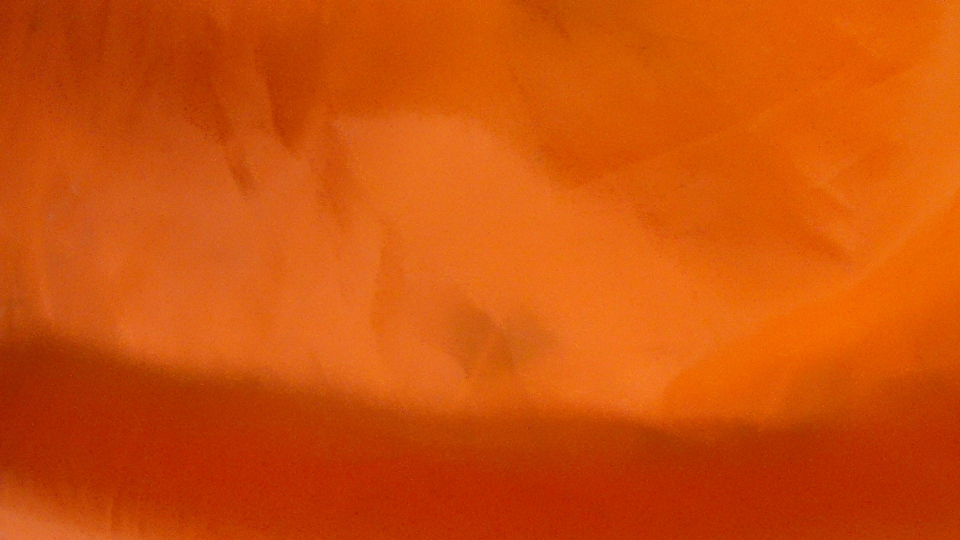
#> input picture WIN_20210603_16_43_20_Pro.jpg, 1920 x 1080 px, given in place of the camera (shown at 1/2 size)
$ python run.py
#> lines starting #> are read from the running program, lines starting #| are printed output that depends on the picture; after the words box and inside, x2 and y2 are one past the last pixel; in counts of white or black regions, pixels touching at a corner belong together
# import the necessary packages
from imutils.video import VideoStream
import argparse
import cv2
import imutils
# construct the argument parse and parse the arguments
ap = argparse.ArgumentParser()
ap.add_argument("-v", "--video", help="path to the video file")
args = vars(ap.parse_args())
# load the video
if not args.get("video", False):
	camera = VideoStream(src=0).start()
# otherwise, grab a reference to the video file
else:
	camera = cv2.VideoCapture(args["video"])
# allow the camera or video file to warm up
# keep looping
frameWidth = 640
frameHeight = 480
cap = cv2.VideoCapture(1)
cap.set(3, frameWidth)
cap.set(4, frameHeight)

myColors = [0,86,170,80,255,255]

def findColor(img,myColors):
    imgHSV = cv2.cvtColor(img, cv2.COLOR_BGR2HSV)
    lower = np.array(myColors[0:3])
    upper = np.array(myColors[3:6])
    mask = cv2.inRange(imgHSV,lower,upper)
    getContours(mask)
    #cv2.imshow("img",mask)

def getContours(img):
    contours,hierarchy = cv2.findContours(img,cv2.RETR_EXTERNAL,cv2.CHAIN_APPROX_NONE)
    x,y,w,h = 0,0,0,0
    for cnt in contours:
        area = cv2.contourArea(cnt)
        if area>500:
            cv2.drawContours(imgResult, cnt, -1, (255, 0, 0), 3)
            peri = cv2.arcLength(cnt,True)
            approx = cv2.approxPolyDP(cnt,0.02*peri,True)
            x, y, w, h = cv2.boundingRect(approx)

while True:
	# grab the current frame and initialize the status text
	frame = camera.read()
#> frame is the input picture: shape (1080, 1920, 3); mean B, G, R 9.5, 80.8, 207
	status = "No Targets"
	# check to see if we have reached the end of the
	# video
	# convert the frame to grayscale, blur it, and detect edges
	gray = cv2.cvtColor(frame, cv2.COLOR_BGR2HSV)
#> gray: shape (1080, 1920, 3); mean H, S, V 10.7, 244, 207
	mask = cv2.inRange(gray,(0,86,170), (80,255,255))
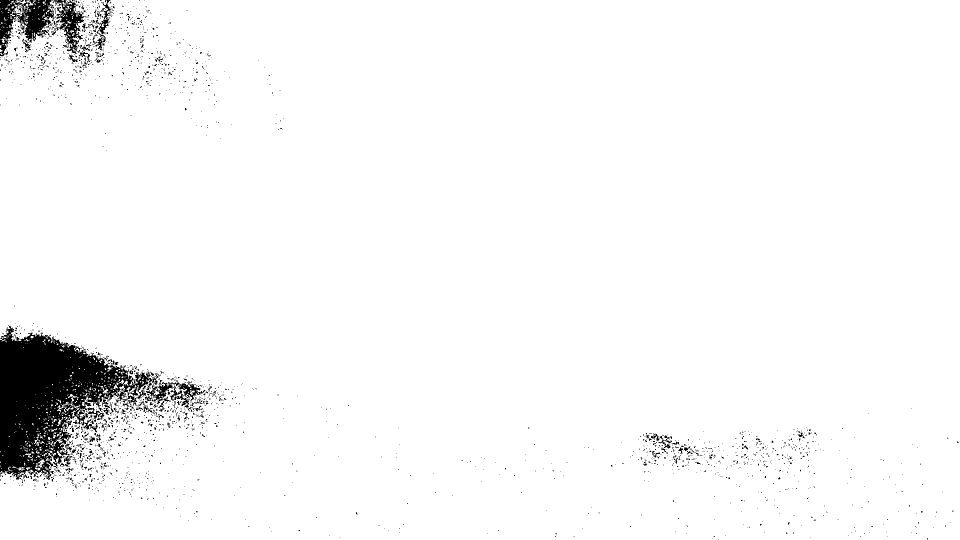
#> mask: shape (1080, 1920) (shown at 1/2 size); 96.7% white; 2187 black regions (2083 under 20 px)

	# find contours in the edge map
	cnts = cv2.findContours(mask.copy(), cv2.RETR_EXTERNAL,
		cv2.CHAIN_APPROX_SIMPLE)
#> cnts = 579 contours, 559 with area under 20; largest, box (x1, y1, x2, y2) and area: (0, 0, 1920, 1080) 2010553, (20, 8, 51, 33) 216, (136, 788, 161, 834) 122, (76, 919, 90, 935) 80, (97, 867, 126, 894) 78
	cnts = imutils.grab_contours(cnts)
    # loop over the contours
	for c in cnts:
		# approximate the contour
		peri = cv2.arcLength(c, True)
		approx = cv2.approxPolyDP(c, 0.01 * peri, True)
		# ensure that the approximated contour is "roughly" rectangular
		if len(approx) >= 4 and len(approx) <= 6:
			# compute the bounding box of the approximated contour and
			# use the bounding box to compute the aspect ratio
			(x, y, w, h) = cv2.boundingRect(approx)
			aspectRatio = w / float(h)
			# compute the solidity of the original contour
			area = cv2.contourArea(c)
			hullArea = cv2.contourArea(cv2.convexHull(c))
			solidity = area / float(hullArea)
			# compute whether or not the width and height, solidity, and
			# aspect ratio of the contour falls within appropriate bounds
			keepDims = w > 25 and h > 25
			keepSolidity = solidity > 0.9
			keepAspectRatio = aspectRatio >= 0.8 and aspectRatio <= 1.2
			# ensure that the contour passes all our tests
			if keepDims and keepSolidity and keepAspectRatio:
				# draw an outline around the target and update the status
				# text
				cv2.drawContours(frame, [approx], -1, (0, 0, 255), 4)
				status = "Target(s) Acquired"
				# compute the center of the contour region and draw the
				# crosshairs
				M = cv2.moments(approx)
				(cX, cY) = (int(M["m10"] // M["m00"]), int(M["m01"] // M["m00"]))
				(startX, endX) = (int(cX - (w * 0.15)), int(cX + (w * 0.15)))
				(startY, endY) = (int(cY - (h * 0.15)), int(cY + (h * 0.15)))
				cv2.line(frame, (startX, cY), (endX, cY), (0, 0, 255), 3)
				cv2.line(frame, (cX, startY), (cX, endY), (0, 0, 255), 3)
#> this loop made 579 passes
#> (peri, x, y, w, h, aspectRatio) on pass 169: (4, 99, 833, 2, 2, 1)
#> (peri, approx) on passes 2, 3, 6, 7, 8, 9: (2, [[36, 945], [37, 945]]), (2.83, [[40, 943], [39, 944]]), (4.83, [[23, 940], [23, 942], [24, 941]]), (0, [[8, 940]]), (0, [[28, 939]]), (2, [[3, 936], [3, 937]])
                # draw the status text on the frame
	cv2.putText(frame, status, (20, 30), cv2.FONT_HERSHEY_SIMPLEX, 0.5,
		(0, 0, 255), 2)
#> frame: shape (1080, 1920, 3); 0.03% of pixels changed, all inside (x1, y1, x2, y2) = (21, 19, 106, 36)
	# show the frame and record if a key is pressed
	cv2.imshow("Frame", frame)
	key = cv2.waitKey(1) & 0xFF
#> (key q is pressed here)
	# if the 'q' key is pressed, stop the loop
	if key == ord("q"):
		break
while True:

    success, img = cap.read()
    imgResult = img.copy()
#> (the run stopped early here; a loop or call above may not have finished)

$ run again, on WIN_20210603_16_43_28_Pro.jpg
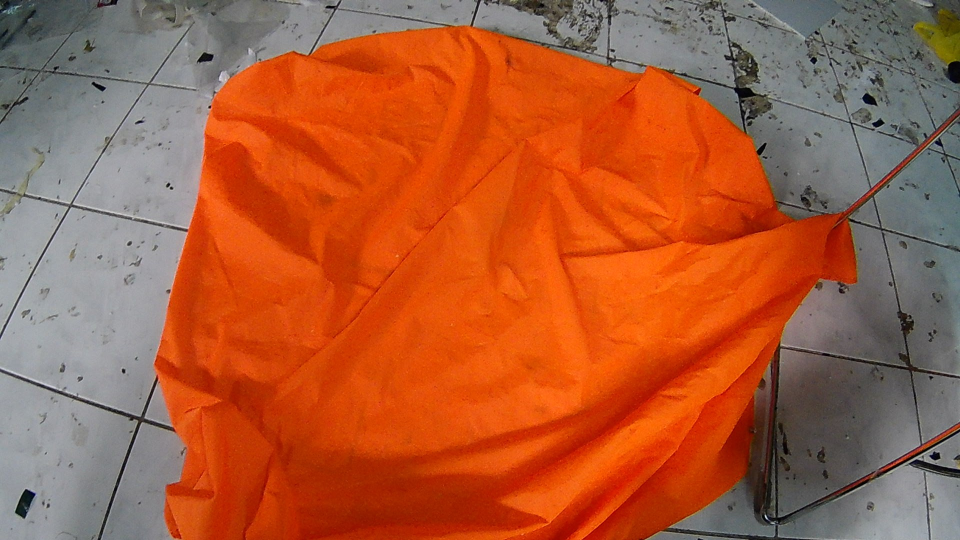
#> input picture WIN_20210603_16_43_28_Pro.jpg, 1920 x 1080 px, given in place of the camera (shown at 1/2 size)
#> frame is the input picture: shape (1080, 1920, 3); mean B, G, R 57.3, 91.5, 170.9
#> gray: shape (1080, 1920, 3); mean H, S, V 42.5, 146.3, 173.2
#> `mask = cv2.inRange(gray,(0,86,170), (80,255,255))`:
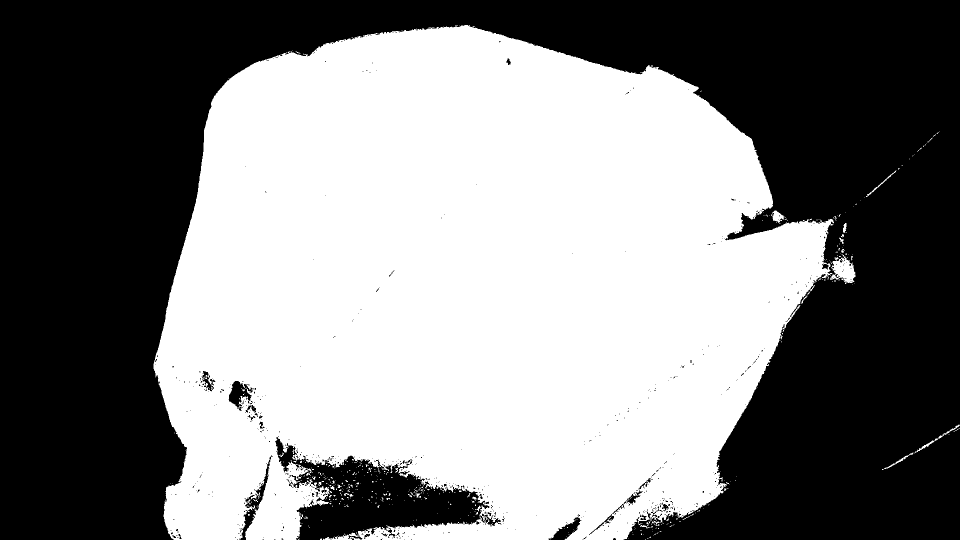
#> mask: shape (1080, 1920) (shown at 1/2 size); 51.3% white; 626 black regions (588 under 20 px)
#> cnts = 457 contours, 442 with area under 20; largest, box (x1, y1, x2, y2) and area: (307, 50, 1668, 1080) 1059577, (1660, 509, 1711, 566) 1630, (1542, 421, 1569, 446) 334, (1829, 849, 1920, 906) 218, (1768, 905, 1827, 938) 122
#> the loop `for c in cnts:` made 457 passes
#> (peri, approx) on passes 1 to 3: (2, [[1290, 1079], [1291, 1079]]), (0, [[1101, 1079]]), (0, [[480, 1079]])
#> frame: shape (1080, 1920, 3); 0.03% of pixels changed, all inside (x1, y1, x2, y2) = (21, 19, 106, 36)

$ run again, on WIN_20210603_16_43_31_Pro.jpg
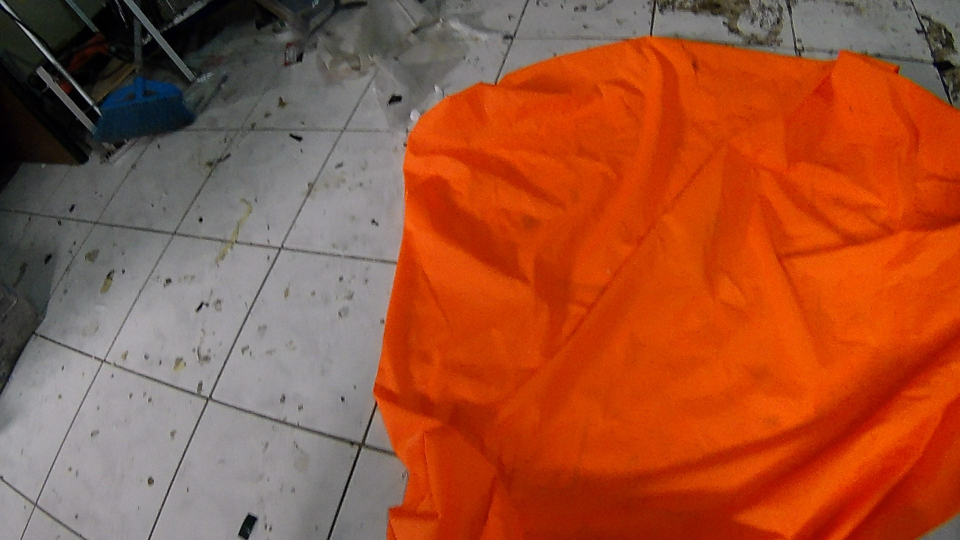
#> input picture WIN_20210603_16_43_31_Pro.jpg, 1920 x 1080 px, given in place of the camera (shown at 1/2 size)
#> frame is the input picture: shape (1080, 1920, 3); mean B, G, R 53.5, 82.2, 157.7
#> gray: shape (1080, 1920, 3); mean H, S, V 46.5, 142.1, 158.7
#> `mask = cv2.inRange(gray,(0,86,170), (80,255,255))`:
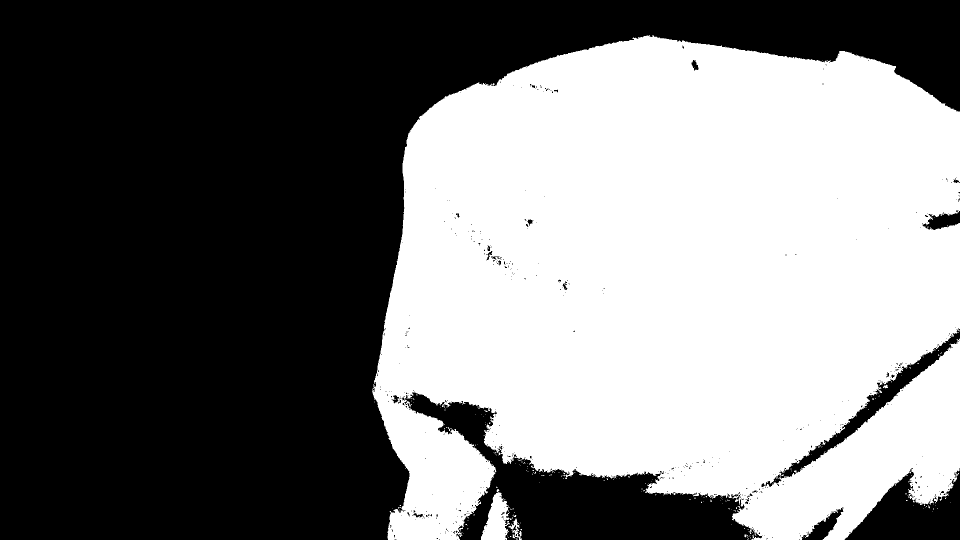
#> mask: shape (1080, 1920) (shown at 1/2 size); 46.7% white; 225 white regions (219 under 20 px)
#> cnts = 219 contours, 214 with area under 20; largest, box (x1, y1, x2, y2) and area: (744, 70, 1920, 1080) 962376, (962, 978, 1023, 1080) 3275, (1017, 1037, 1044, 1080) 318, (1766, 769, 1776, 777) 34, (1038, 1062, 1043, 1072) 24
#> the loop `for c in cnts:` made 219 passes
#> (peri, approx) on passes 2 to 4: (0, [[1030, 1077]]), (4, [[1501, 1074], [1501, 1076]]), (2, [[1016, 1074], [1016, 1075]])
#> frame: shape (1080, 1920, 3); 0.03% of pixels changed, all inside (x1, y1, x2, y2) = (21, 19, 106, 36)

$ run again, on p1.jpg
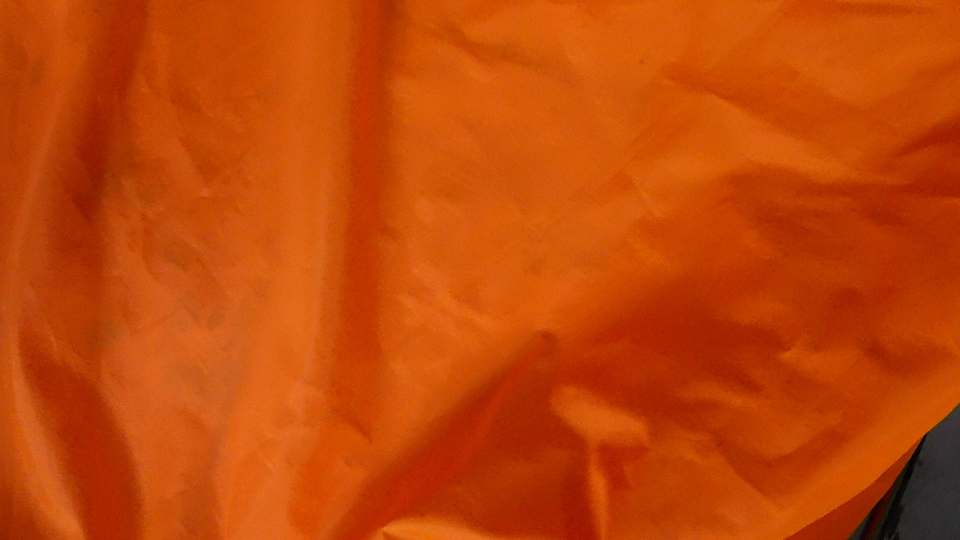
#> input picture p1.jpg, 1920 x 1080 px, given in place of the camera (shown at 1/2 size)
#> frame is the input picture: shape (1080, 1920, 3); mean B, G, R 6.9, 70.1, 193.2
#> gray: shape (1080, 1920, 3); mean H, S, V 11.2, 244.2, 193.2
#> `mask = cv2.inRange(gray,(0,86,170), (80,255,255))`:
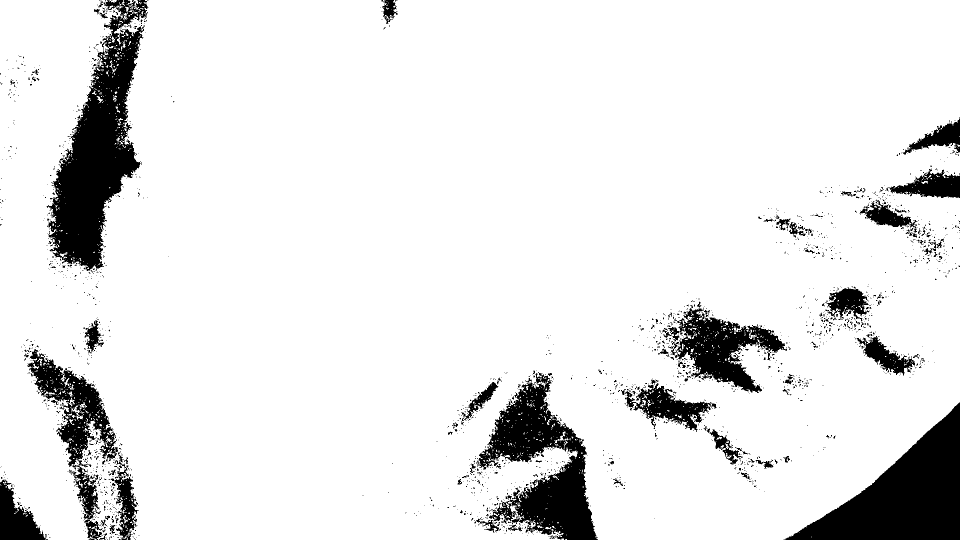
#> mask: shape (1080, 1920) (shown at 1/2 size); 89.9% white; 2140 black regions (2016 under 20 px)
#> cnts = 737 contours, 713 with area under 20; largest, box (x1, y1, x2, y2) and area: (0, 0, 1920, 1080) 1915788, (1020, 1011, 1049, 1042) 224, (206, 85, 227, 119) 118, (1109, 863, 1137, 899) 108, (253, 0, 278, 20) 106
#> the loop `for c in cnts:` made 737 passes
#> (peri, x, y, w, h) on pass 207: (7.41, 1162, 905, 3, 3)
#> frame: shape (1080, 1920, 3); 0.03% of pixels changed, all inside (x1, y1, x2, y2) = (21, 19, 106, 36)
